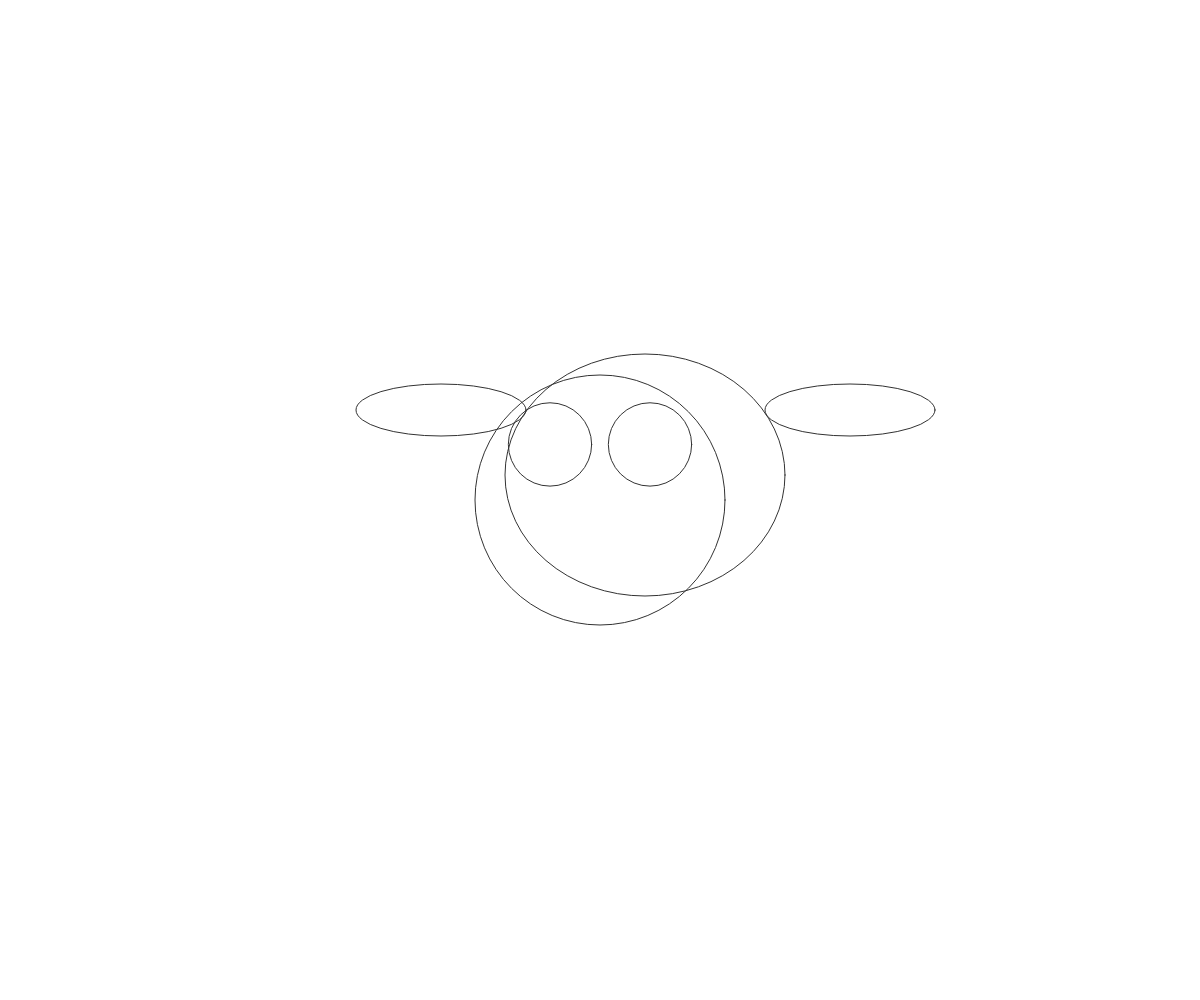
Frame 1 (no input)
Frame 60 (no input): identical to frame 1, image omitted
Frame 120 (the mouse pressed at the canvas centre since frame 60): identical to frame 1, image omitted

The p5.js sketch that drew this single still picture (run headless with seeded random() and noise() and a simulated clock; from frame 60 on, the mouse is pressed at the canvas centre):

// p5.js sketch
// ── sketch.js
function setup() {
	createCanvas(windowWidth, windowHeight);

}

function draw() {

	background(255);
	noFill();
	stroke(50,255);
	circle(width /2, height /2, height / 4,);
	circle(width /2 - height /5/4, height /2 - height/18, height /12 );
	circle(width /2 + height /5/4, height /2 - height/18, height /12 );
	ellipse(645,475,280,242);
	ellipse(850,410,170,52);
	ellipse(441,410,170,52);

}
